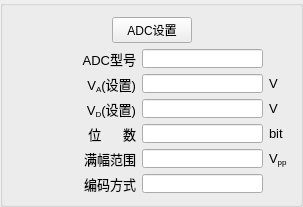
<?xml version="1.0" encoding="UTF-8"?>
<ui version="4.0">
 <class>AdcSettingsWidgetClass</class>
 <widget class="QWidget" name="AdcSettingsWidgetClass">
  <property name="geometry">
   <rect>
    <x>0</x>
    <y>0</y>
    <width>303</width>
    <height>207</height>
   </rect>
  </property>
  <property name="windowTitle">
   <string>ADC设置</string>
  </property>
  <layout class="QGridLayout" name="gridLayout_3">
   <property name="margin">
    <number>0</number>
   </property>
   <item row="0" column="0">
    <widget class="QGroupBox" name="groupBox">
     <property name="maximumSize">
      <size>
       <width>16777215</width>
       <height>207</height>
      </size>
     </property>
     <property name="title">
      <string/>
     </property>
     <property name="alignment">
      <set>Qt::AlignCenter</set>
     </property>
     <layout class="QGridLayout" name="gridLayout_2">
      <item row="0" column="0">
       <spacer name="horizontalSpacer">
        <property name="orientation">
         <enum>Qt::Horizontal</enum>
        </property>
        <property name="sizeHint" stdset="0">
         <size>
          <width>40</width>
          <height>20</height>
         </size>
        </property>
       </spacer>
      </item>
      <item row="0" column="1">
       <widget class="QPushButton" name="pushButtonChangeSettings">
        <property name="text">
         <string>ADC设置</string>
        </property>
       </widget>
      </item>
      <item row="0" column="2">
       <spacer name="horizontalSpacer_2">
        <property name="orientation">
         <enum>Qt::Horizontal</enum>
        </property>
        <property name="sizeHint" stdset="0">
         <size>
          <width>40</width>
          <height>20</height>
         </size>
        </property>
       </spacer>
      </item>
      <item row="1" column="0" colspan="3">
       <layout class="QGridLayout" name="gridLayout">
        <item row="0" column="0">
         <widget class="QLabel" name="labl_3">
          <property name="font">
           <font>
            <family>Arial</family>
            <pointsize>10</pointsize>
           </font>
          </property>
          <property name="text">
           <string>ADC型号</string>
          </property>
          <property name="alignment">
           <set>Qt::AlignRight|Qt::AlignTrailing|Qt::AlignVCenter</set>
          </property>
         </widget>
        </item>
        <item row="0" column="1">
         <widget class="QLineEdit" name="adcTypeLineEdit">
          <property name="sizePolicy">
           <sizepolicy hsizetype="Preferred" vsizetype="Fixed">
            <horstretch>0</horstretch>
            <verstretch>0</verstretch>
           </sizepolicy>
          </property>
          <property name="readOnly">
           <bool>true</bool>
          </property>
         </widget>
        </item>
        <item row="1" column="0">
         <widget class="QLabel" name="labl_4">
          <property name="font">
           <font>
            <family>Arial</family>
            <pointsize>10</pointsize>
           </font>
          </property>
          <property name="text">
           <string>V&lt;sub&gt;A&lt;/sub&gt;(设置)</string>
          </property>
          <property name="alignment">
           <set>Qt::AlignRight|Qt::AlignTrailing|Qt::AlignVCenter</set>
          </property>
         </widget>
        </item>
        <item row="1" column="2">
         <widget class="QLabel" name="labl_10">
          <property name="minimumSize">
           <size>
            <width>20</width>
            <height>0</height>
           </size>
          </property>
          <property name="maximumSize">
           <size>
            <width>20</width>
            <height>16777215</height>
           </size>
          </property>
          <property name="font">
           <font>
            <family>Arial</family>
            <pointsize>10</pointsize>
           </font>
          </property>
          <property name="text">
           <string>V</string>
          </property>
         </widget>
        </item>
        <item row="2" column="0">
         <widget class="QLabel" name="labl_5">
          <property name="font">
           <font>
            <family>Arial</family>
            <pointsize>10</pointsize>
           </font>
          </property>
          <property name="text">
           <string>V&lt;sub&gt;D&lt;/sub&gt;(设置)</string>
          </property>
          <property name="alignment">
           <set>Qt::AlignRight|Qt::AlignTrailing|Qt::AlignVCenter</set>
          </property>
         </widget>
        </item>
        <item row="2" column="2">
         <widget class="QLabel" name="labl_11">
          <property name="font">
           <font>
            <family>Arial</family>
            <pointsize>10</pointsize>
           </font>
          </property>
          <property name="text">
           <string>V</string>
          </property>
         </widget>
        </item>
        <item row="3" column="0">
         <widget class="QLabel" name="labl_6">
          <property name="font">
           <font>
            <family>Arial</family>
            <pointsize>10</pointsize>
           </font>
          </property>
          <property name="text">
           <string>位      数</string>
          </property>
          <property name="alignment">
           <set>Qt::AlignRight|Qt::AlignTrailing|Qt::AlignVCenter</set>
          </property>
         </widget>
        </item>
        <item row="3" column="2">
         <widget class="QLabel" name="labl_12">
          <property name="font">
           <font>
            <family>Arial</family>
            <pointsize>10</pointsize>
           </font>
          </property>
          <property name="text">
           <string>bit</string>
          </property>
         </widget>
        </item>
        <item row="4" column="0">
         <widget class="QLabel" name="labl_7">
          <property name="font">
           <font>
            <family>Arial</family>
            <pointsize>10</pointsize>
           </font>
          </property>
          <property name="text">
           <string>满幅范围</string>
          </property>
          <property name="alignment">
           <set>Qt::AlignRight|Qt::AlignTrailing|Qt::AlignVCenter</set>
          </property>
         </widget>
        </item>
        <item row="4" column="1">
         <widget class="QLineEdit" name="vppLineEdit">
          <property name="sizePolicy">
           <sizepolicy hsizetype="Preferred" vsizetype="Fixed">
            <horstretch>0</horstretch>
            <verstretch>0</verstretch>
           </sizepolicy>
          </property>
          <property name="readOnly">
           <bool>true</bool>
          </property>
         </widget>
        </item>
        <item row="4" column="2">
         <widget class="QLabel" name="labl_13">
          <property name="font">
           <font>
            <family>Arial</family>
            <pointsize>10</pointsize>
           </font>
          </property>
          <property name="text">
           <string>V&lt;sub&gt;pp&lt;/sub&gt;</string>
          </property>
         </widget>
        </item>
        <item row="5" column="0">
         <widget class="QLabel" name="labl_8">
          <property name="font">
           <font>
            <family>Arial</family>
            <pointsize>10</pointsize>
           </font>
          </property>
          <property name="text">
           <string>编码方式</string>
          </property>
          <property name="alignment">
           <set>Qt::AlignRight|Qt::AlignTrailing|Qt::AlignVCenter</set>
          </property>
         </widget>
        </item>
        <item row="1" column="1">
         <widget class="QLineEdit" name="vaDoubleLineEdit">
          <property name="sizePolicy">
           <sizepolicy hsizetype="Preferred" vsizetype="Fixed">
            <horstretch>0</horstretch>
            <verstretch>0</verstretch>
           </sizepolicy>
          </property>
          <property name="readOnly">
           <bool>true</bool>
          </property>
         </widget>
        </item>
        <item row="2" column="1">
         <widget class="QLineEdit" name="vdDoubleLineEdit">
          <property name="sizePolicy">
           <sizepolicy hsizetype="Preferred" vsizetype="Fixed">
            <horstretch>0</horstretch>
            <verstretch>0</verstretch>
           </sizepolicy>
          </property>
          <property name="readOnly">
           <bool>true</bool>
          </property>
         </widget>
        </item>
        <item row="3" column="1">
         <widget class="QLineEdit" name="bitCountLineEdit">
          <property name="sizePolicy">
           <sizepolicy hsizetype="Preferred" vsizetype="Fixed">
            <horstretch>0</horstretch>
            <verstretch>0</verstretch>
           </sizepolicy>
          </property>
          <property name="readOnly">
           <bool>true</bool>
          </property>
         </widget>
        </item>
        <item row="5" column="1">
         <widget class="QLineEdit" name="codingLineEdit">
          <property name="sizePolicy">
           <sizepolicy hsizetype="Preferred" vsizetype="Fixed">
            <horstretch>0</horstretch>
            <verstretch>0</verstretch>
           </sizepolicy>
          </property>
          <property name="readOnly">
           <bool>true</bool>
          </property>
         </widget>
        </item>
       </layout>
      </item>
      <item row="2" column="0">
       <spacer name="verticalSpacer">
        <property name="orientation">
         <enum>Qt::Vertical</enum>
        </property>
        <property name="sizeHint" stdset="0">
         <size>
          <width>20</width>
          <height>40</height>
         </size>
        </property>
       </spacer>
      </item>
      <item row="2" column="1">
       <spacer name="verticalSpacer_2">
        <property name="orientation">
         <enum>Qt::Vertical</enum>
        </property>
        <property name="sizeHint" stdset="0">
         <size>
          <width>20</width>
          <height>40</height>
         </size>
        </property>
       </spacer>
      </item>
     </layout>
    </widget>
   </item>
  </layout>
 </widget>
 <layoutdefault spacing="6" margin="11"/>
 <resources/>
 <connections/>
</ui>
